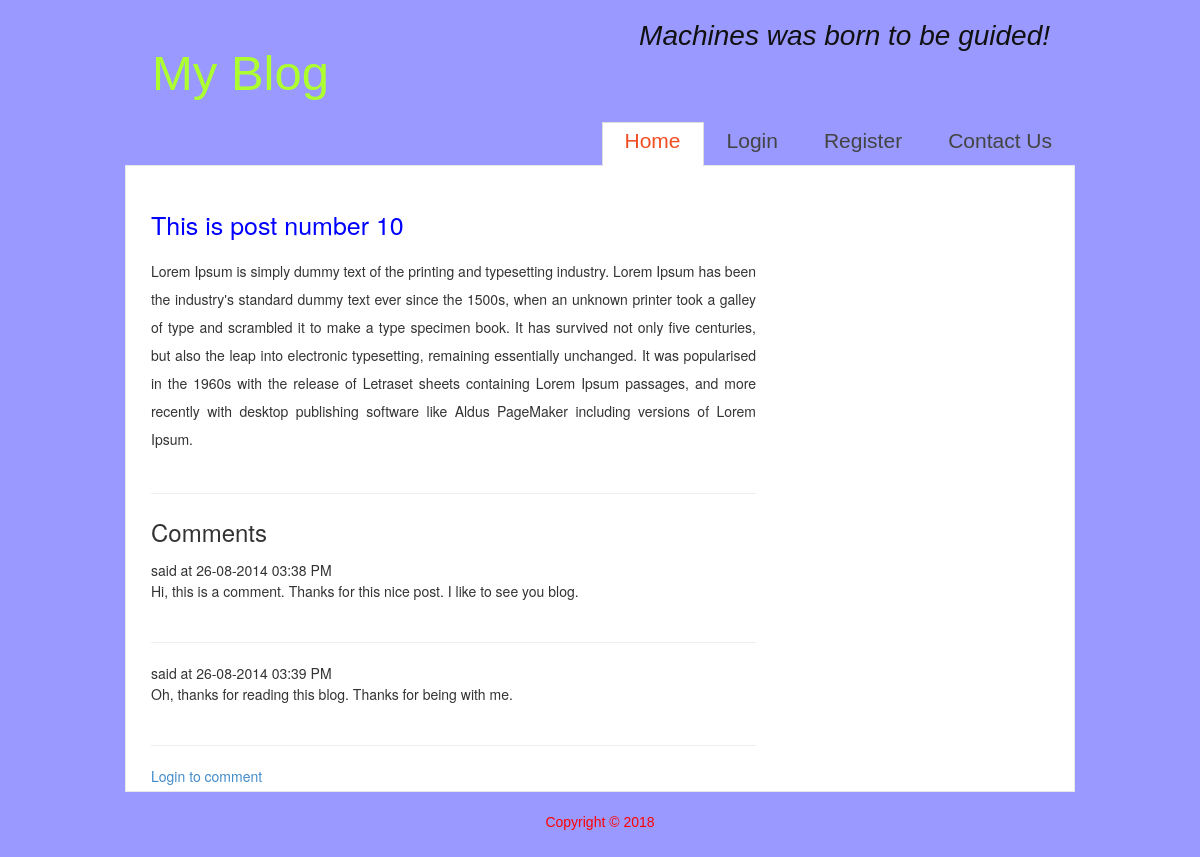
The app's page /index.php/blog/post/10 with its own data.
### tables this page shows
CREATE TABLE `posts` (
  `post_id` int(11) NOT NULL,
  `post_title` varchar(255) NOT NULL,
  `image` varchar(1000) NOT NULL,
  `post` text NOT NULL,
  `active` int(11) NOT NULL,
  `date_added` timestamp NOT NULL DEFAULT CURRENT_TIMESTAMP,
  `user_id` int(11) NOT NULL
);

CREATE TABLE `comments` (
  `comment_id` int(11) NOT NULL,
  `user_id` int(11) NOT NULL,
  `post_id` int(11) NOT NULL,
  `comment` text NOT NULL,
  `date_added` timestamp NOT NULL DEFAULT CURRENT_TIMESTAMP
);

### application/controllers/Blog.php (called while the page is built, shortened)
<?php
class Blog extends CI_Controller {
    function __construct() {
        $this->load->model('m_db');
    }
    function post($post_id)
    {
        $this->load->model('m_comment');
        $data['comments'] = $this->m_comment->get_comment($post_id);
        $data['post'] = $this->m_db->get_post($post_id);
        $class_name = ['home_class' => 'current', 'login_class' => '', 'register_class' => '', 'upload_class' => '', 'contact_class' => ''];
        $this->load->view('header', $class_name);
        $this->load->view('v_single_post', $data);
        $this->load->view('footer');
    }
}

### index.php (called while the page is built, shortened)
<?php
require_once BASEPATH.'core/CodeIgniter.php';

### application/models/M_db.php (called while the page is built, shortened)
<?php
class M_db extends CI_Model
{
    function get_post($post_id)
    {
        $this->db->select();
        $this->db->from('posts');
        $this->db->where(array('active'=>1,'post_id'=>$post_id));
        $this->db->order_by('date_added','desc');
        $query = $this->db->get();
        return $query->first_row('array');
    }
}

### application/models/M_comment.php (called while the page is built, shortened)
<?php
class M_comment extends CI_Model
{
    function get_comment($post_id)
    {
        $this->db->select('comments.*,users.username');
        $this->db->from('comments');
        $this->db->join('users','users.user_id = comments.user_id', 'left');
        $this->db->where('post_id',$post_id);
        $this->db->order_by('date_added','asc');
        $query = $this->db->get();
        return $query->result_array();
    }
}

### application/views/v_single_post.php (the view, shortened to what this page needs)
<div id="site_content">
    <div id="content">
        <?php if(!isset($post))
            {echo "This page was accessed incorrectly";}
            else
            {?>
                <h2><?=$post['post_title']?></h2>
                <p style="text-align: justify;line-height: 28px;"><?=$post['post']?></p>
                <hr>
                <h3>Comments</h3>
    <?php
                if(count($comments) > 0)
                {
                    foreach ($comments as $row)
                    {?>
                <p><strong><?=$row['username']?></strong> said at <?= date('d-m-Y h:i A',strtotime($row['date_added']))?><br>
                <?=$row['comment'];?></p><hr>
            <?php   }
                }
                else
                {
                    echo "<p>Currently, there are no comment.</p>";
                }
                if($this->session->userdata('user_id'))
                {?>
                    <form action="<?=  base_url()?>comments/add_comment/<?=$post['post_id']?>" method="post">
                        <div class="form_settings">
                            <p>
                                <span>Comment</span>
                                <textarea class="textarea" rows="8" cols="100" name="comment"></textarea>
                            </p>
                            <p style="padding-top: 15px">
                                <span>&nbsp;</span>
                                <input class="submit" type="submit" name="add" value="Add comment" />
                            </p>
                        </div>
                    </form>
               <?php
                }
                else {
                ?>
                <a href="<?=  base_url()?>index.php/users/login">Login to comment</a>
        <?php    }
            }?>
    </div>
</div>

### public/css/style.css (style rules this page uses)
html { height: 100%; }
* { margin: 0; padding: 0; }
body { font: normal .80em 'sans-serif', arial; background: #cc6699; color: #555; }
p { padding: 0 0 20px 0; line-height: 1.5em; font-size: 100%; }
h1, h2, h3, h4, h5, h6 { font: normal 250% 'sans-serif', arial; color: #444; margin: 0 0 15px 0; padding: 5px 0 5px 0; }
h2 { font: normal 170% 'sans-serif', arial; color: #F14E23; margin: 0; padding: 0 0 8px 0; }
h3 { font-size: 200%; margin: 0 0 9px 0; color: #444; }
a, a:hover { outline: none; text-decoration: none; color: #35BDF5; }
#main, #header, #logo, #menubar, #site_content, #footer { margin-left: auto; margin-right: auto; }
#site_content { width: 950px; overflow: hidden; margin: 0 auto 0 auto; padding: 0; background: #fff; border: 1px solid #E7E7E7; }
#content { text-align: left; width: 630px; padding: 25px 0 5px 25px; margin: 0; }
#content h2 { color: blue; font-size: 25px; }

### records on screen
posts: post_title "This is post number 10", post "Lorem Ipsum is simply dummy text of the printing and typesetting industry. Lorem Ipsum has been the industry's standard dummy text ever since the 1500s, when an unknown printer took a galley of type and scrambled it to make a type specimen book. It has survived not only five centuries, but also the leap into electronic typesetting, remaining essentially unchanged. It was popularised in the 1960s with the release of Letraset sheets containing Lorem Ipsum passages, and more recently with desktop publishing software like Aldus PageMaker including versions of Lorem Ipsum."
comments: date_added "26-08-2014 03:38 PM", comment "Hi, this is a comment. Thanks for this nice post. I like to see you blog."
comments: date_added "26-08-2014 03:39 PM", comment "Oh, thanks for reading this blog. Thanks for being with me."
